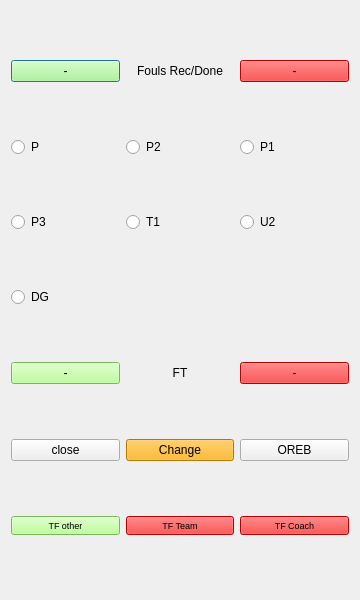
<?xml version="1.0" encoding="UTF-8"?>
<ui version="4.0">
 <class>faul_menu</class>
 <widget class="QDialog" name="faul_menu">
  <property name="geometry">
   <rect>
    <x>0</x>
    <y>0</y>
    <width>360</width>
    <height>600</height>
   </rect>
  </property>
  <property name="windowTitle">
   <string>Dialog</string>
  </property>
  <layout class="QGridLayout" name="gridLayout">
   <item row="1" column="1">
    <widget class="QLabel" name="label">
     <property name="text">
      <string>Fouls Rec/Done</string>
     </property>
     <property name="alignment">
      <set>Qt::AlignCenter</set>
     </property>
    </widget>
   </item>
   <item row="1" column="0">
    <widget class="QPushButton" name="bt_foul_recv">
     <property name="font">
      <font>
       <pointsize>9</pointsize>
      </font>
     </property>
     <property name="styleSheet">
      <string notr="true">background-color: rgb(170, 255, 127);
color: rgb(0, 0, 0);</string>
     </property>
     <property name="text">
      <string>-</string>
     </property>
    </widget>
   </item>
   <item row="6" column="0">
    <widget class="QPushButton" name="bt_ft_ok">
     <property name="styleSheet">
      <string notr="true">background-color: rgb(170, 255, 127);
color: rgb(0, 0, 0);</string>
     </property>
     <property name="text">
      <string>-</string>
     </property>
    </widget>
   </item>
   <item row="8" column="2">
    <widget class="QPushButton" name="bt_tech_coach_done">
     <property name="font">
      <font>
       <pointsize>7</pointsize>
      </font>
     </property>
     <property name="styleSheet">
      <string notr="true">background-color: rgb(255, 0, 0);</string>
     </property>
     <property name="text">
      <string>TF Coach</string>
     </property>
    </widget>
   </item>
   <item row="2" column="0">
    <widget class="QRadioButton" name="rb_noft">
     <property name="font">
      <font>
       <pointsize>9</pointsize>
      </font>
     </property>
     <property name="text">
      <string notr="true">P</string>
     </property>
    </widget>
   </item>
   <item row="6" column="2">
    <widget class="QPushButton" name="bt_ft_ko">
     <property name="styleSheet">
      <string notr="true">background-color: rgb(255, 0, 0);</string>
     </property>
     <property name="text">
      <string>-</string>
     </property>
    </widget>
   </item>
   <item row="7" column="0">
    <widget class="QPushButton" name="bt_close">
     <property name="text">
      <string>close</string>
     </property>
    </widget>
   </item>
   <item row="6" column="1">
    <widget class="QLabel" name="lb_ft_perc">
     <property name="text">
      <string>FT</string>
     </property>
     <property name="alignment">
      <set>Qt::AlignCenter</set>
     </property>
    </widget>
   </item>
   <item row="7" column="1">
    <widget class="QPushButton" name="bt_change_on_faul">
     <property name="styleSheet">
      <string notr="true">background-color: rgb(255, 170, 0);</string>
     </property>
     <property name="text">
      <string>Change</string>
     </property>
    </widget>
   </item>
   <item row="2" column="1">
    <widget class="QRadioButton" name="rb_2FT">
     <property name="font">
      <font>
       <pointsize>9</pointsize>
      </font>
     </property>
     <property name="text">
      <string notr="true">P2</string>
     </property>
    </widget>
   </item>
   <item row="8" column="0">
    <widget class="QPushButton" name="bt_tech_recv">
     <property name="font">
      <font>
       <pointsize>7</pointsize>
      </font>
     </property>
     <property name="styleSheet">
      <string notr="true">background-color: rgb(170, 255, 127);
color: rgb(0, 0, 0);</string>
     </property>
     <property name="text">
      <string>TF other</string>
     </property>
    </widget>
   </item>
   <item row="8" column="1">
    <widget class="QPushButton" name="bt_tech_team_done">
     <property name="font">
      <font>
       <pointsize>7</pointsize>
      </font>
     </property>
     <property name="styleSheet">
      <string notr="true">background-color: rgb(255, 0, 0);</string>
     </property>
     <property name="text">
      <string>TF Team</string>
     </property>
    </widget>
   </item>
   <item row="1" column="2">
    <widget class="QPushButton" name="bt_foul_done">
     <property name="font">
      <font>
       <pointsize>9</pointsize>
      </font>
     </property>
     <property name="styleSheet">
      <string notr="true">background-color: rgb(255, 0, 0);</string>
     </property>
     <property name="text">
      <string>-</string>
     </property>
    </widget>
   </item>
   <item row="2" column="2">
    <widget class="QRadioButton" name="rb_1FT">
     <property name="font">
      <font>
       <pointsize>9</pointsize>
      </font>
     </property>
     <property name="text">
      <string notr="true">P1</string>
     </property>
    </widget>
   </item>
   <item row="7" column="2">
    <widget class="QPushButton" name="bt_oreb">
     <property name="text">
      <string>OREB</string>
     </property>
    </widget>
   </item>
   <item row="3" column="1">
    <widget class="QRadioButton" name="rb_faul_tech">
     <property name="font">
      <font>
       <pointsize>9</pointsize>
      </font>
     </property>
     <property name="text">
      <string notr="true">T1</string>
     </property>
    </widget>
   </item>
   <item row="3" column="0">
    <widget class="QRadioButton" name="rb_3FT">
     <property name="font">
      <font>
       <pointsize>9</pointsize>
      </font>
     </property>
     <property name="text">
      <string notr="true">P3</string>
     </property>
    </widget>
   </item>
   <item row="3" column="2">
    <widget class="QRadioButton" name="rb_faul_antisp">
     <property name="font">
      <font>
       <pointsize>9</pointsize>
      </font>
     </property>
     <property name="text">
      <string notr="true">U2</string>
     </property>
    </widget>
   </item>
   <item row="4" column="0">
    <widget class="QRadioButton" name="rb_Espulsione">
     <property name="text">
      <string notr="true">DG</string>
     </property>
    </widget>
   </item>
  </layout>
 </widget>
 <resources/>
 <connections/>
</ui>
